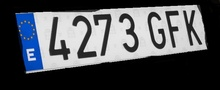
%> input picture Processing/Skew correction/Probes Matlab Nacho/mat2.jpg, 220 x 90 px, shrunk from 639 x 260 before the run
$ octave edges.m   (GNU Octave 9; MATLAB toolbox functions it lacks are replaced by stand-ins)
%> lines starting %> are read from the running program, lines starting %| are printed output that depends on the picture
imatge=imread('mat2.jpg');
%> imatge is the input picture: size 90x220x3 uint8; mean R, G, B 79.7, 82.7, 87.8
imGris=rgb2gray(imatge);
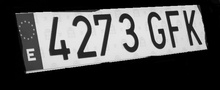
%> imGris: size 90x220 uint8; min 0, max 248, mean 82.4
%imshow(imGris)
[m,n]=size(imGris)
%> m = 90; n = 220
 for i=1:m/2
     for j=1:n
         horsup(i,j)=imGris(i,j);
     end
 end
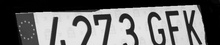
%> horsup: size 45x220 uint8; min 0, max 242, mean 112.9
imshow(horsup)

%A=imGris(0:round(m/2),:;0:4,:)
%> (the run ends here)
